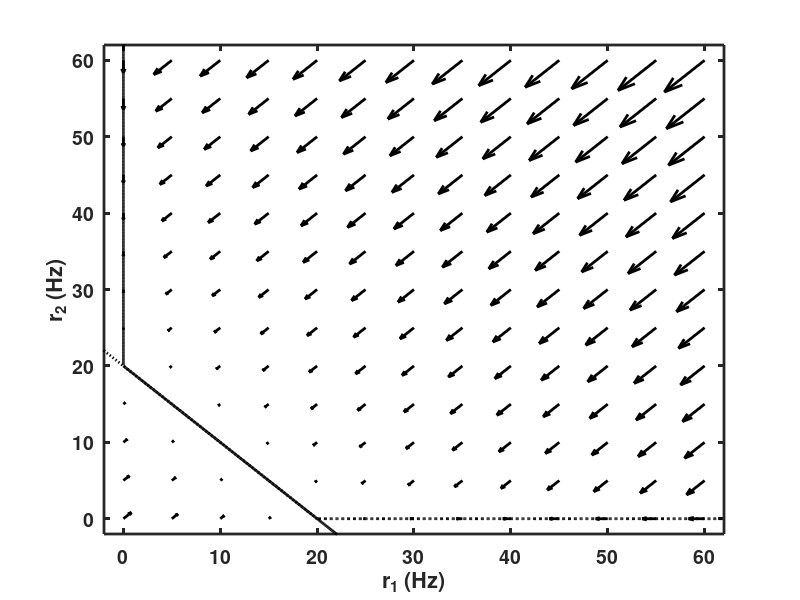
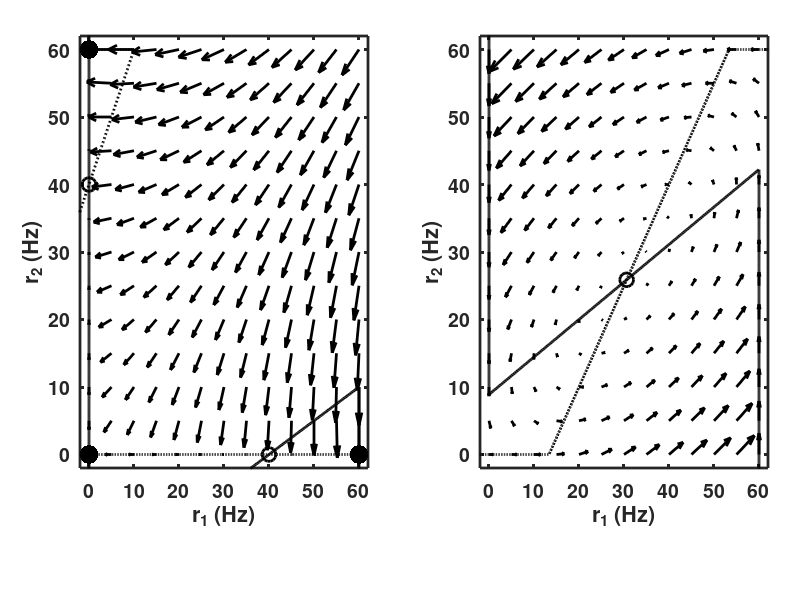
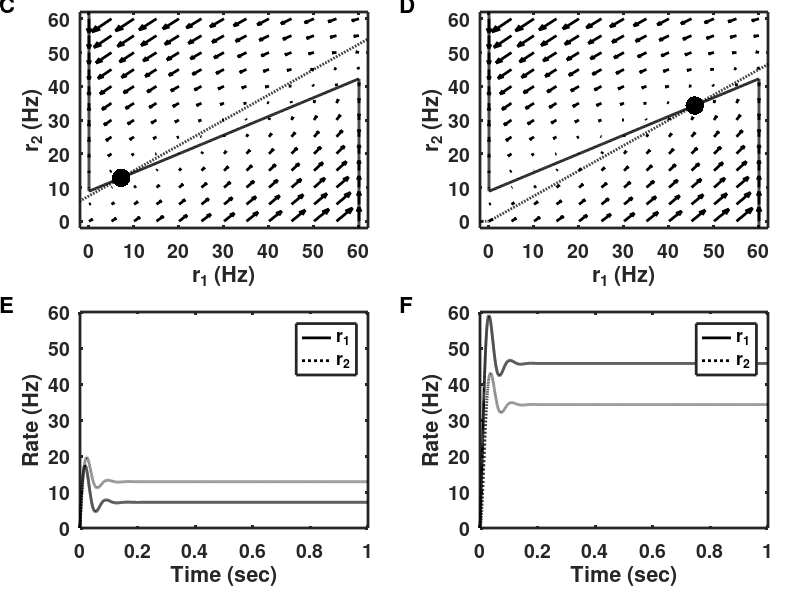
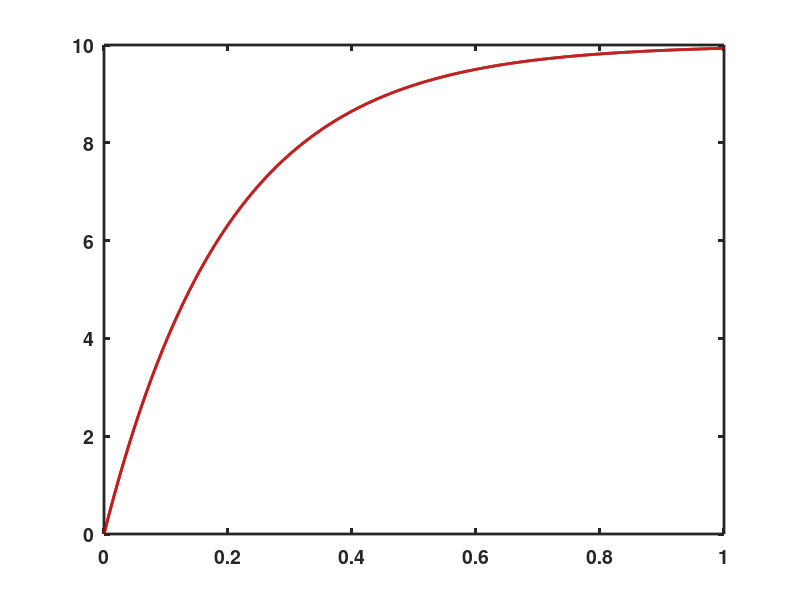

Reproduce these figures in MATLAB, in order.
% Figure_7_5.m
% This code is an extended version of nullcline_bistable.m. It includes the
% set of arrows for the trajectories in the phase-plane.
% It also adds an oscillating network.
%
% The fixed points for two coupled equations are shown as the intersection
% of two nullclines, each nullcline representing the fixed points of one
% equation if the other variable were held constant. The equations are:
%
% tau.dr1/dr = -r1 + W11.r1 + W21.r2 - theta1 + I01
% tau.dr2/dt = -r2 + W22.r2 + W12.r1 - theta2 + I02
%
% The time constant does not impact the nullclines, which are obtained by
% setting the left-hand side of each equation to zero.
%
% Two additional conditions cause the nullclines to have a "Z" shape,
% rather than each be a perfect straight line. These conditions are;
% 1) r1 and r2 cannot be less than 0.
% 2) r1 and r2 cannot be more than rmax.
%
% This code is used to produce Figures 7.5 and 7.6 in the book:
% An Introductory Course in Computational Neuroscience
% by Paul Miller (Brandeis University, 2017)
%
%%%%%%%%%%%%%%%%%%%%%%%%%%%%%%%%%%%%%%%%%%%%%%%%%%%%%%%%%%%%%%%%%%%%%%%%%%%
clear
%% Set up the plotting parameters
set(0,'DefaultLineLineWidth',2,...
    'DefaultLineMarkerSize',8, ...
    'DefaultAxesLineWidth',2, ...
    'DefaultAxesFontSize',14,...
    'DefaultAxesFontWeight','Bold');
%%%%%%%%%%%%%%%%%%%%%%%%%%%%%%%%%%%%%%%%%%%%%%%%%%%%%%%%%%%%%%%%%%%%%%%%%%%

tau = 0.010;
I01 = 0;                    % Default is no applied current
I02 = 0;                    % Default is no applied current
rmax = 60;                  % Maximum firing rate of each unit
clf
% part 1 is the integrator, parts 2&3 are used for Figure 7.5 in the
% textbook, parts 4&5 are used for Figure 7.6 in the textbook
for part = 1:5
    
    switch part
        
        case 1
            % see lines 10-11 for meaning of parameters
            % connection strengths are W
            W11 = 0.975;
            W12 = -0.025;
            W22 = 0.975;
            W21 = -0.025;
            % thresholds are theta, negative values are spontaneous rates
            theta1 = -0.5;
            theta2 = -0.5;
        case 2
            % see lines 10-11 for meaning of parameters
            % connection strengths are W
            W11 = 1.05;
            W12 = -0.1;
            W22 = 1.05;
            W21 = -0.1;
            % thresholds are theta, negative values are spontaneous rates
            theta1 = 2;
            theta2 = 2;
        case 3
            % see lines 10-11 for meaning of parameters
            % connection strengths are W
            W11 = 2.25;
            W12 = 1.5;
            W21 = -2.25;
            W22 = 0;
            % thresholds are theta, negative values are spontaneous rates
            theta1 = -20;
            theta2 = 20;
        case 4              % part 4 produced Figure 7.6A in the textbook
            % see lines 10-11 for meaning of parameters
            % connection strengths are W
            W11 = 2.25;
            W12 = 1.5;
            W21 = -2.25;
            W22 = -1;
            % thresholds are theta, negative values are spontaneous rates
            theta1 = -20;
            theta2 = -15;
        case 5              % part 5 produced Figure 7.6B in the textbook
            % see lines 10-11 for meaning of parameters
            % connection strengths are W
            W11 = 2.25;
            W12 = 1.5;
            W21 = -2.25;
            W22 = -1;
            % thresholds are theta, negative values are spontaneous rates
            theta1 = -20;
            theta2 = -15;
            I02 = -15;
    end
    
    % set up appropriate figure for each network
    if ( part == 1 )
        figure(part)
        clf
    else
        if ( part < 4 )
            figure(2)
            subplot('Position',[0.1+0.5*(part-2) 0.22 0.36 0.72])
        else
            figure(3)
            subplot('Position',[0.1+0.5*(part-4) 0.62 0.36 0.36])
        end
    end
    % r2-Nullcline, plot of r2 as a function of r1 with dr2/dt = 0
    r1vals = -100:0.1:100;
    r2null = (W12*r1vals - theta2+I02)/(1-W22);
    
    % remove values where rates are < 0 or > rmax
    allowed_vals = find((r2null >= 0 ).*( r2null <= rmax ));
    plot(r1vals(allowed_vals),r2null(allowed_vals),'k:');
    hold on
    
    % r1-Nullcline, plot of r1 as a function of r2 with dr1/dt = 0
    r2vals = -100:0.1:100;
    r1null = (W21*r2vals - theta1+I01)/(1-W11);
    
    % remove values where rates are < 0 or > rmax
    allowed_vals = find((r1null >= 0 ).*( r1null <= rmax ));
    plot(r1null(allowed_vals),r2vals(allowed_vals),'k');
    hold on
    
    % legend('dr_{2}/dt = 0', 'dr_{1}/dt = 0')
    
    % Now remainder of r2 nullcline:
    % vals of r1 where r2 = 0 produces negative dr2/dt
    allowed_vals = find(W12*r1vals - theta2 +I02 < 0 );
    plot(r1vals(allowed_vals),zeros(1,length(allowed_vals)),'k:');
    hold on
    
    % Now vals of r1 where r2 = rmax produces positive dr2/dt
    allowed_vals = find( (W22-1)*rmax + W12*r1vals - theta2 +I02> 0 );
    plot(r1vals(allowed_vals),rmax*ones(1,length(allowed_vals)),'k:');
    hold on
    
    % Now remainder of r1 nullcline:
    % vals of r2 where r1 = 0 produces negative dr1/dt
    allowed_vals = find(W21*r2vals - theta1 + I01 < 0 );
    plot(zeros(1,length(allowed_vals)),r2vals(allowed_vals),'k');
    hold on
    
    % Now vals of r2 where r1 = rmax produces positive dr1/dt
    allowed_vals = find( (W11-1)*rmax + W21*r2vals - theta1 + I01 > 0 );
    plot(rmax*ones(1,length(allowed_vals)),r2vals(allowed_vals),'k');
    hold on
    
    xvals = 0:5:60;
    yvals = 0:5:60;
    [xgrid, ygrid] = meshgrid(xvals,yvals);     % Grid of (x,y) values
    Nvals = length(xgrid(:));                   % Number of points in grid
    W = [W11 W21; W12 W22];                     % Connection matrix
    Ithresh = [theta1; theta2];                 % Threshold of each cell
    
    % The vector [dr(1)/dt; dr(2)/dt] is calculated at each grid point
    drdtvals = (W-eye(2))*[xgrid(:)' ; ygrid(:)'] - Ithresh*ones(1,Nvals);
    drdtvals = drdtvals/tau;    % Divide by time constant for rate of change
    drdtvals = drdtvals';       % We need two columns, not two rows, for the plot
    
    % The next section enforces that dr/dt can not be positive at maximum
    % rates nor negative when rate is zero. These lines force dr/dt to be
    % zero if the dynamical equation would send the rates out of bounds.
    xzeros = find(xgrid(:) == 0 );
    xmax = find(xgrid(:) == rmax );
    yzeros = find(ygrid(:) == 0 );
    ymax = find(ygrid(:) == rmax );
    drdtvals(xzeros,1) = max(drdtvals(xzeros,1),0);
    drdtvals(xmax,1) = min(drdtvals(xmax,1),0);
    drdtvals(yzeros,2) = max(drdtvals(yzeros,2),0);
    drdtvals(ymax,2) = min(drdtvals(ymax,2),0);
    
    % The command "quiver" produces arrows at the grid points specified by
    % each entry in the first two vectors with the x- and y-components of
    % the arrow length specified by each entry of the 3rd and 4th vectors,
    % respectively.
    quiver(xgrid(:), ygrid(:), drdtvals(:,1), drdtvals(:,2) ,'k'); % Plot as arrows
    
    axis([-2 62 -2 62])
    xlabel('r_{1} (Hz)')
    ylabel('r_{2} (Hz)')
    
    if ( part == 2 )
        plot(60,0,'.k','MarkerSize',40)
        plot(0,0,'.k','MarkerSize',40)
        plot(0,60,'.k','MarkerSize',40)
        plot(0,40,'ok','MarkerSize',10)
        plot(40,0,'ok','MarkerSize',10)
    end
    if ( part == 3 )
        plot(30.5885,25.8824,'ok','MarkerSize',10)
    end
    if ( part == 4 )
        plot(7.15,12.85,'.k','MarkerSize',40)
    end
    if ( part == 5 )
        plot(45.72,34.28,'.k','MarkerSize',40)
    end
    
    %% Set up the time vector
    dt = 0.0001;                % time-step
    tmax = 1;                   % maximum time to simulate
    tvec = 0:dt:tmax;           % vector of time-points
    Nt = length(tvec);          % number of time-points
    Nunits = 2;                 
    Iapp = [I01*ones(1,Nt);I02*ones(1,Nt)];
    
    r = zeros(Nunits,Nt);   % array of rate of each cell as a function of time
    %% Now simulate through time
    for i=2:Nt
        I = W*r(:,i-1) + Iapp(:,i-1);                   % total current to each unit
        newr = r(:,i-1) + dt/tau*(I-Ithresh-r(:,i-1));  % Euler-Mayamara update of rates
        r(:,i) = max(newr,0);                           % rates are not negative
        r(:,i) = min(r(:,i),rmax);                      % rates can not be above rmax
    end
    %% Now plot figures rate vs time for each color-coded unit in figure 1,
    %  with a new panel for each trial updating every 1/10 of the
    %  simulation
    
    if ( part < 4 )
        figure(part+10)
        clf
        plot(tvec(1:i),r(1,1:i),'k')
        hold on
        plot(tvec(1:i),r(2,1:i),'r')
    else
        figure(3)
        subplot('Position',[0.1+0.5*(part-4) 0.12 0.36 0.36])
        plot(tvec(1:i),r(1,1:i),'k')
        hold on
        plot(tvec(1:i),r(2,1:i),'k:')
        axis([0 tmax 0 rmax])
        xlabel('Time (sec)')
        ylabel('Rate (Hz)')
        legend('r_{1}', 'r_{2}')
    end
    
end

% Label all panels for Figure 7.6 in the textbook
figure(3)
annotation('textbox',[0.0 0.98 0.02 0.02],'String','C','LineStyle','none','FontSize',16,'FontWeight','bold')
annotation('textbox',[0.5 0.98 0.02 0.02],'String','D','LineStyle','none','FontSize',16,'FontWeight','bold')
annotation('textbox',[0.0 0.48 0.02 0.02],'String','E','LineStyle','none','FontSize',16,'FontWeight','bold')
annotation('textbox',[0.5 0.48 0.02 0.02],'String','F','LineStyle','none','FontSize',16,'FontWeight','bold')
